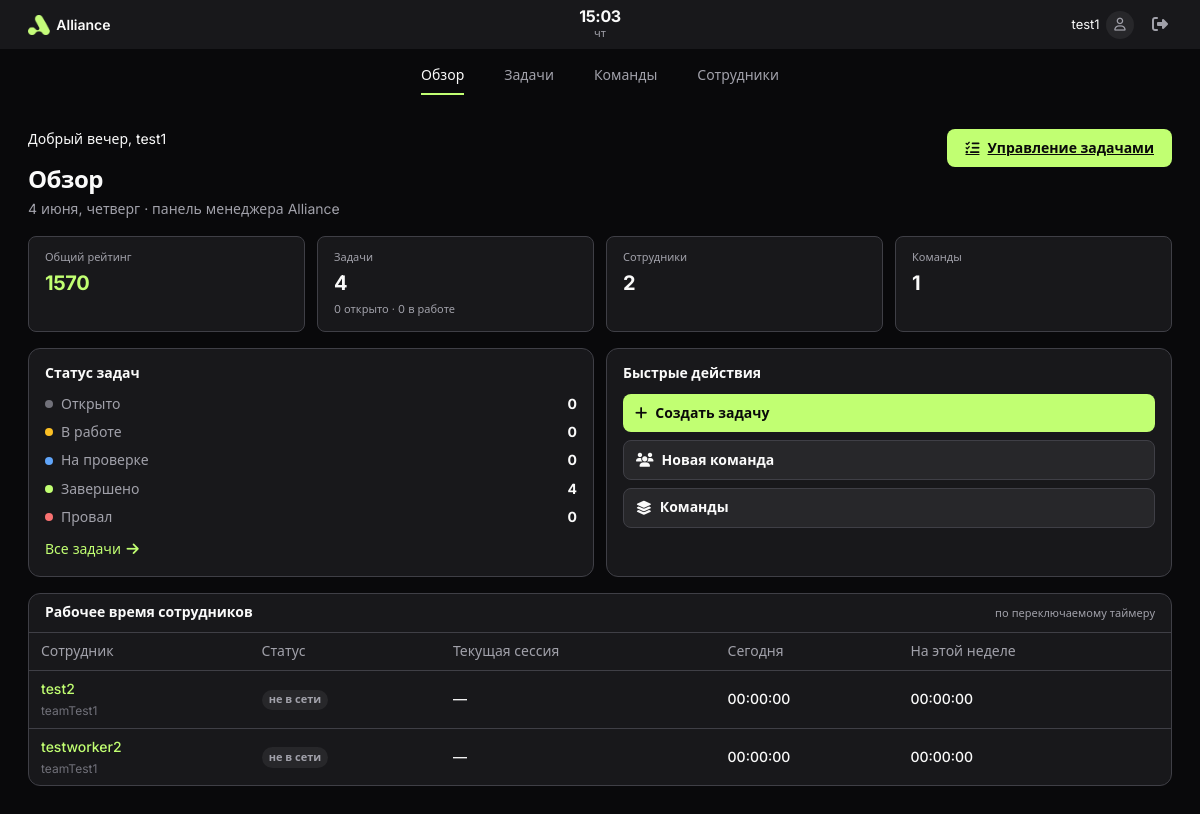
Screenshot of / (signed in) with the database file from the repository.
### accounts/models.py (models this page shows, shortened)
class User(AbstractUser):
    ROLE_CHOICES = (
        ('manager', 'Менеджер'),
        ('worker', 'Работник'),
    )
    role = models.CharField(max_length=10, choices=ROLE_CHOICES, default='worker')
    rating = models.IntegerField(default=0)
    full_name = models.CharField(max_length=100, blank=True, verbose_name='Полное имя')
    phone = models.CharField(max_length=20, blank=True, verbose_name='Телефон')
    address = models.CharField(max_length=200, blank=True, verbose_name='Адрес')
    website = models.URLField(blank=True, verbose_name='Сайт')
    github = models.CharField(max_length=100, blank=True, verbose_name='GitHub')
    twitter = models.CharField(max_length=100, blank=True, verbose_name='Twitter')
    telegram = models.CharField(max_length=100, blank=True, verbose_name='Telegram')
    specialization = models.CharField(
        max_length=20,
        blank=True,
        help_text='Основная специализация (код типа задачи: Front, Back, …)',
    )
    collaboration_score = models.FloatField(
        default=5.0,
        validators=[MinValueValidator(1), MaxValueValidator(10)],
        help_text='Насколько эффективен в команде (1–10)',
    )
    reliability_score = models.FloatField(
        default=5.0,
        validators=[MinValueValidator(1), MaxValueValidator(10)],
        help_text='Надёжность по solo-задачам (1–10)',
    )
    solo_tasks_completed = models.PositiveIntegerField(default=0)
    solo_tasks_failed = models.PositiveIntegerField(default=0)
    team_tasks_completed = models.PositiveIntegerField(default=0)
    team_tasks_failed = models.PositiveIntegerField(default=0)
    velocity_score = models.FloatField(
        default=5.0,
        validators=[MinValueValidator(1), MaxValueValidator(10)],
        help_text='Скорость и соблюдение сроков (1–10)',
    )
    type_stats = models.JSONField(
        default=dict,
        blank=True,
        help_text='Статистика по типам задач: completed, failed, on_time',
    )
    def team_names_display(self, limit=3):
        names = list(self.teams.values_list('name', flat=True)[:limit])
        if not names:
            return ''
        extra = self.teams.count() - len(names)
        text = ', '.join(names)
        if extra > 0:
            text += f' +{extra}'
        return text

### tasks/views/dashboard.py (the view)
# urls.py: path('', dashboard, name='dashboard'),
@login_required
def dashboard(request):
    if request.user.role == 'manager':
        return manager_dashboard(request)
    return worker_home(request)

### accounts/services/work_timer.py (called while the page is built)
def get_active_session(user):
    return WorkSession.objects.filter(user=user, ended_at__isnull=True).first()

def format_duration(total_seconds):
    total_seconds = max(0, int(total_seconds))
    hours, remainder = divmod(total_seconds, 3600)
    minutes, seconds = divmod(remainder, 60)
    return f'{hours:02d}:{minutes:02d}:{seconds:02d}'

### tasks/ui_text.py (called while the page is built)
def greeting_for_hour(hour):
    if 5 <= hour < 12:
        return 'Доброе утро'
    if 12 <= hour < 18:
        return 'Добрый день'
    if 18 <= hour < 23:
        return 'Добрый вечер'
    return 'Доброй ночи'

### templates/tasks/manager_dashboard.html (shortened to what this page needs)
{% extends 'manager/base_manager.html' %}
{% load static %}
{% block nav_dashboard %}wa-subnav__link--active{% endblock %}
{% block extra_head %}
<link rel="stylesheet" href="{% static 'css/manager-dashboard.css' %}">
{% endblock %}
{% block content %}
<div class="mg-page mg-home">
    <header class="mg-home__hero">
        <div>
            <p class="mg-home__greeting">{{ greeting }}, {{ display_name }}</p>
            <h1 class="mg-home__title">Обзор</h1>
            <p class="mg-home__sub">{{ today_label }} · панель менеджера Alliance</p>
        </div>
        <a href="{% url 'manager_tasks' %}" class="mg-btn-create">
            <i class="fa-solid fa-list-check"></i> Управление задачами
        </a>
    </header>
    <div class="mg-stats mg-stats--home">
        <a href="{% url 'manager_tasks' %}" class="mg-stat-card mg-stat-card--link">
            <span class="mg-stat-card__label">Общий рейтинг</span>
            <span class="mg-stat-card__value mg-stat-card__value--accent">{{ total_rank|default:0 }}</span>
        </a>
        <a href="{% url 'manager_tasks' %}" class="mg-stat-card mg-stat-card--link">
            <span class="mg-stat-card__label">Задачи</span>
            <span class="mg-stat-card__value">{{ total_tasks }}</span>
            <span class="mg-stat-card__meta">{{ tasks_open }} открыто · {{ tasks_in_progress }} в работе{% if pending_review_count %} · {{ pending_review_count }} на проверке{% endif %}</span>
        </a>
        <a href="{% url 'manager_workers' %}" class="mg-stat-card mg-stat-card--link">
            <span class="mg-stat-card__label">Сотрудники</span>
            <span class="mg-stat-card__value">{{ workers_count }}</span>
        </a>
        <a href="{% url 'team_list' %}" class="mg-stat-card mg-stat-card--link">
            <span class="mg-stat-card__label">Команды</span>
            <span class="mg-stat-card__value">{{ teams_count }}</span>
        </a>
    </div>
    <div class="mg-home__grid">
        <section class="wa-panel mg-home__panel">
            <h2 class="mg-home__panel-title">Статус задач</h2>
            <ul class="mg-status-list">
                <li><span class="mg-status-list__dot mg-status-list__dot--open"></span> Открыто <strong>{{ tasks_open }}</strong></li>
                <li><span class="mg-status-list__dot mg-status-list__dot--progress"></span> В работе <strong>{{ tasks_in_progress }}</strong></li>
                <li><span class="mg-status-list__dot mg-status-list__dot--review"></span> На проверке <strong>{{ pending_review_count }}</strong></li>
                <li><span class="mg-status-list__dot mg-status-list__dot--done"></span> Завершено <strong>{{ tasks_completed }}</strong></li>
                <li><span class="mg-status-list__dot mg-status-list__dot--fail"></span> Провал <strong>{{ tasks_failed }}</strong></li>
            </ul>
            <a href="{% url 'manager_tasks' %}" class="mg-home__link">Все задачи <i class="fa-solid fa-arrow-right"></i></a>
        </section>
        <section class="wa-panel mg-home__panel">
            <h2 class="mg-home__panel-title">Быстрые действия</h2>
            <div class="mg-quick-actions">
                <a href="{% url 'manager_tasks' %}?create=1" class="mg-quick-actions__btn">
                    <i class="fa-solid fa-plus"></i> Создать задачу
                </a>
                <a href="{% url 'team_create' %}" class="mg-quick-actions__btn mg-quick-actions__btn--ghost">
                    <i class="fa-solid fa-users"></i> Новая команда
                </a>
                <a href="{% url 'team_list' %}" class="mg-quick-actions__btn mg-quick-actions__btn--ghost">
                    <i class="fa-solid fa-layer-group"></i> Команды
                </a>
            </div>
        </section>
    </div>
    <section class="wa-panel mg-work-panel">
        <div class="wa-panel__head">
            <h2 class="wa-panel__title">Рабочее время сотрудников</h2>
            <span class="wa-panel__hint">по переключаемому таймеру</span>
        </div>
        <div class="wa-table-wrap mg-work-panel__table">
            <table class="wa-table wa-table--compact">
                <thead>
                    <tr>
                        <th>Сотрудник</th>
                        <th>Статус</th>
                        <th>Текущая сессия</th>
                        <th>Сегодня</th>
                        <th>На этой неделе</th>
                    </tr>
                </thead>
                <tbody>
                    {% for row in workers_work %}
                    <tr>
                        <td>
                            <a href="{% url 'worker_profile' row.worker.username %}" class="wa-link">
                                {{ row.worker.full_name|default:row.worker.username }}
                            </a>
                            {% if row.worker.team_names_display %}
                            <span class="wa-title-cell__meta">{{ row.worker.team_names_display }}</span>
                            {% endif %}
                        </td>
                        <td>
                            {% if row.is_working %}
                            <span class="mg-status-badge mg-status-badge--on"><i class="fa-solid fa-circle" style="font-size:0.45rem"></i> работаю</span>
                            {% else %}
                            <span class="mg-status-badge mg-status-badge--off">не в сети</span>
                            {% endif %}
                        </td>
                        <td class="wa-task-id">{{ row.active_display }}</td>
                        <td class="wa-task-id">{{ row.today_display }}</td>
                        <td class="wa-task-id">{{ row.week_display }}</td>
                    </tr>
                    {% empty %}
                    <tr>
                        <td colspan="5" class="wa-empty">Пока нет сотрудников.</td>
                    </tr>
                    {% endfor %}
                </tbody>
            </table>
        </div>
    </section>
</div>
{% endblock %}

### templates/manager/base_manager.html (shortened to what this page needs)
{% load static %}
<!DOCTYPE html>
<html lang="ru">
<head>
    <link href="https://cdn.jsdelivr.net/npm/bootstrap@5.3.0-alpha1/dist/css/bootstrap.min.css" rel="stylesheet">
    <link rel="stylesheet" href="https://cdnjs.cloudflare.com/ajax/libs/font-awesome/6.4.0/css/all.min.css">
    <link rel="stylesheet" href="{% static 'css/worker-app.css' %}">
    <link rel="stylesheet" href="{% static 'css/alliance-typography.css' %}">
    <link rel="stylesheet" href="{% static 'css/manager-shell.css' %}">
    <link rel="stylesheet" href="{% static 'css/alliance-motion.css' %}">
    {% block extra_head %}{% endblock %}
</head>
<body
    class="worker-app worker-app--manager {% block body_class %}{% endblock %}"
    data-recommend-assignees-url="{% url 'recommend_assignees' %}"
>
    <header class="wa-topbar wa-topbar--shell">
        <div class="wa-topbar__start">
            <a href="{% url 'dashboard' %}" class="wa-brand">
                <img src="{% static 'img/alliance-logo.png' %}" alt="" class="wa-brand__logo" width="20" height="20">
                Alliance
            </a>
        </div>
        <div class="wa-topbar__center wa-clock" aria-live="polite">
            <div class="wa-clock__time" id="wa-clock-time">--:--</div>
            <div class="wa-clock__day" id="wa-clock-day">---</div>
        </div>
        <div class="wa-topbar__end">
            <a href="{% url 'dashboard' %}" class="wa-user">
                <span>{{ user.full_name|default:user.username }}</span>
                <span class="wa-user__avatar"><i class="fa-regular fa-user"></i></span>
            </a>
            <form action="{% url 'logout' %}" method="post" class="wa-logout-form">
                <button type="submit" class="wa-logout" title="Выйти"><i class="fa-solid fa-right-from-bracket"></i></button>
            </form>
        </div>
    </header>
    <nav class="wa-subnav wa-subnav--shell">
        <div class="wa-subnav__links">
            <a href="{% url 'dashboard' %}" class="wa-subnav__link {% block nav_dashboard %}{% endblock %}">Обзор</a>
            <a href="{% url 'manager_tasks' %}" class="wa-subnav__link {% block nav_tasks %}{% endblock %}">Задачи</a>
            <a href="{% url 'team_list' %}" class="wa-subnav__link {% block nav_teams %}{% endblock %}">Команды</a>
            <a href="{% url 'manager_workers' %}" class="wa-subnav__link {% block nav_workers %}{% endblock %}">Сотрудники</a>
        </div>
    </nav>
    <main class="wa-main wa-main--manager">
        {% block content %}{% endblock %}
    </main>
</body>
</html>

### static/css/worker-app.css (style rules this page uses)
:root { --wa-bg: #09090b; --wa-surface: #18181b; --wa-surface-2: #27272a; --wa-bar-bg: var(--wa-surface); --wa-border: #3f3f46; --wa-text: #fafafa; --wa-muted: #a1a1aa; --wa-accent: #c1ff72; --wa-accent-dark: #0a0a0a; --wa-input-bg: var(--wa-surface); --wa-input-text: var(--wa-text); --wa-radius: 8px; --wa-radius-lg: 12px; --wa-font-2xs: 0.625rem; --wa-font-xs: 0.6875rem; --wa-font-sm: 0.75rem; --wa-font-base: 0.875rem; --wa-font-md: 1rem; --wa-font-lg: 1.25rem; --wa-font-xl: 1.5rem; --wa-font-2xl: 1.75rem; --wa-line-tight: 1.25; --wa-line-normal: 1.45; --wa-line-relaxed: 1.55; --wa-weight-normal: 400; --wa-weight-medium: 500; --wa-weight-semibold: 600; --wa-weight-bold: 700; }
.worker-app { margin: 0; min-height: 100vh; font-family: 'Inter', system-ui, sans-serif; background: var(--wa-bg); color: var(--wa-text); }
.worker-app *, .worker-app *::before, .worker-app *::after { box-sizing: border-box; }
.wa-topbar { display: flex; align-items: center; gap: 1rem; padding: 0.5rem 1.5rem; background: var(--wa-bar-bg); border-bottom: none; }
.wa-brand { display: flex; align-items: center; gap: 0.4rem; text-decoration: none; color: var(--wa-text); font-weight: 600; font-size: 0.9375rem; flex-shrink: 0; }
.wa-brand__logo { height: 20px; width: auto; }
.wa-clock { text-align: center; flex-shrink: 0; min-width: 52px; }
.wa-clock__time { font-size: 1rem; font-weight: 700; line-height: 1.1; letter-spacing: -0.02em; }
.wa-clock__day { font-size: 0.6875rem; color: var(--wa-muted); text-transform: lowercase; }
.wa-user { display: flex; align-items: center; gap: 0.4rem; text-decoration: none; color: var(--wa-text); font-size: 0.8125rem; }
.wa-user__avatar { width: 28px; height: 28px; border-radius: 50%; background: var(--wa-surface-2); display: flex; align-items: center; justify-content: center; color: var(--wa-muted); }
.wa-logout { background: none; border: none; color: var(--wa-muted); cursor: pointer; padding: 0.25rem; font-size: 1rem; }
.wa-subnav { position: relative; display: flex; align-items: center; justify-content: center; padding: 1rem 1.5rem 0.625rem; background: var(--wa-bg); border-bottom: none; }
.wa-subnav__links { display: flex; align-items: center; justify-content: center; gap: 2rem; }
.wa-subnav__link { color: var(--wa-muted); text-decoration: none; font-size: 0.875rem; font-weight: 500; padding-bottom: 0.5rem; border: none; border-bottom: 2px solid transparent; transition: color 0.15s, border-color 0.15s; }
.wa-subnav__link:not(:last-child)::after { content: none; }
.wa-subnav__link--active { color: var(--wa-text); border-bottom-color: var(--wa-accent); }
.wa-main { max-width: 1280px; margin: 0 auto; padding: 1.25rem 1.5rem 2rem; }
.wa-panel { background: var(--wa-surface); border-radius: var(--wa-radius-lg); border: 1px solid var(--wa-border); overflow: hidden; }
.wa-table-wrap { overflow-x: auto; overflow-y: visible; scrollbar-width: thin; scrollbar-color: var(--wa-border) transparent; }
.wa-table { width: 100%; border-collapse: collapse; font-size: 0.875rem; }
.wa-table th { text-align: left; padding: 0.75rem 1rem; color: var(--wa-muted); font-weight: 500; font-size: 0.8125rem; border-bottom: 1px solid var(--wa-border); white-space: nowrap; }
.wa-table td { padding: 0.875rem 1rem; border-bottom: 1px solid var(--wa-border); vertical-align: middle; }
.wa-table tbody tr:last-child td { border-bottom: none; }
.wa-task-id { font-weight: 500; color: var(--wa-text); white-space: nowrap; }
.wa-title-cell__meta { display: block; font-size: 0.75rem; color: #71717a; margin-top: 0.2rem; }

### rows the page displays
User: full_name "test1", username "test1"
User: worker.full_name "test2", worker.team_names_display "teamTest1", active_display "—", today_display "00:00:00", week_display "00:00:00"
User: worker.full_name "testworker2", worker.team_names_display "teamTest1", active_display "—", today_display "00:00:00", week_display "00:00:00"

### other values shown
{{ greeting }} "Добрый вечер"
{{ today_label }} "4 июня, четверг"
{{ total_rank|default:0 }} "1570"
{{ total_tasks }} "4"
{{ tasks_open }} "0"
{{ tasks_in_progress }} "0"
{{ workers_count }} "2"
{{ teams_count }} "1"
{{ pending_review_count }} "0"
{{ tasks_completed }} "4"
{{ tasks_failed }} "0"
